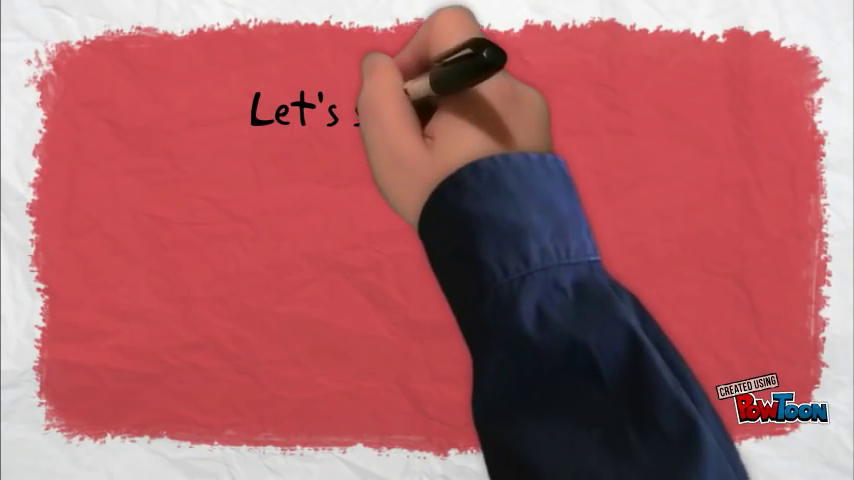
#> input picture frame 26 of 03_VIDEO_READ_AND_WRITE/ds_path.mp4, 854 x 480 px, given in place of vtest.mp4, which was not available
$ python dense_optical_flow.py
#> lines starting #> are read from the running program, lines starting #| are printed output that depends on the picture; pictures that were not available may be replaced by others from this repository, and a replacement may not be noted
import numpy as np
import cv2 as cv

cap = cv.VideoCapture('/openCV/04_IMAGE_PROCESSING/16_DENSE_OPTICAL_FLOW/vtest.mp4')
ret, frame1 = cap.read()
#> frame1 is the input picture: shape (480, 854, 3); mean B, G, R 102.2, 97.7, 172.6

prvs = cv.cvtColor(frame1, cv.COLOR_BGR2GRAY)
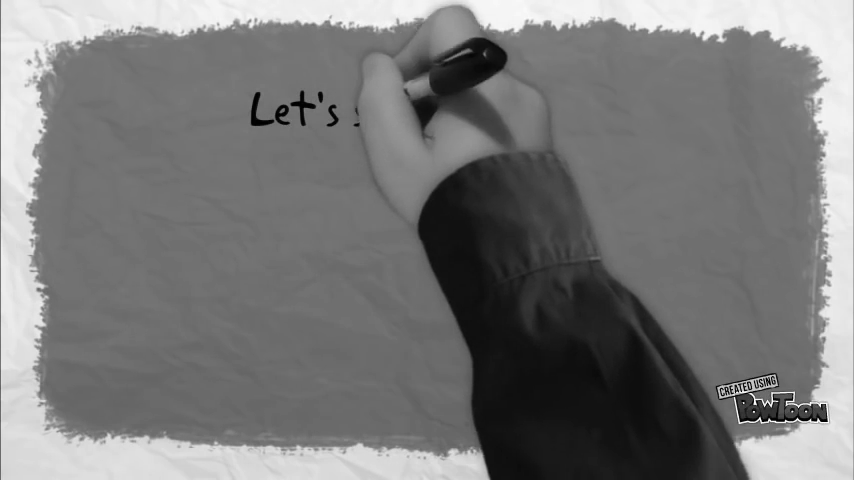
#> prvs: shape (480, 854); min 0, max 255, mean 120.5

hsv = np.zeros_like(frame1)
hsv[..., 1] = 255

def dense_opt_flow(hsv, prvs):
    while 1:
        ret, frame2 = cap.read()
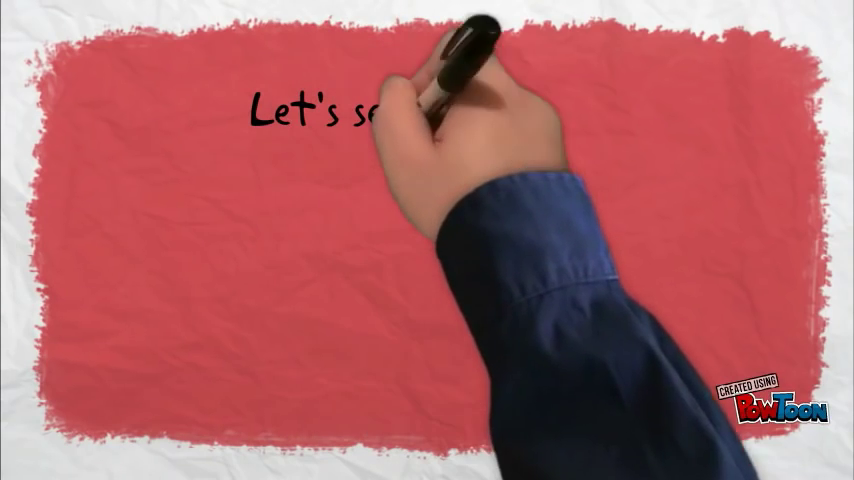
#> input picture frame 27 of 03_VIDEO_READ_AND_WRITE/ds_path.mp4, 854 x 480 px, given in place of vtest.mp4, which was not available
#> frame2 is the input picture: shape (480, 854, 3); mean B, G, R 103.2, 98.8, 175.2
        nextt = cv.cvtColor (frame2, cv.COLOR_BGR2GRAY)
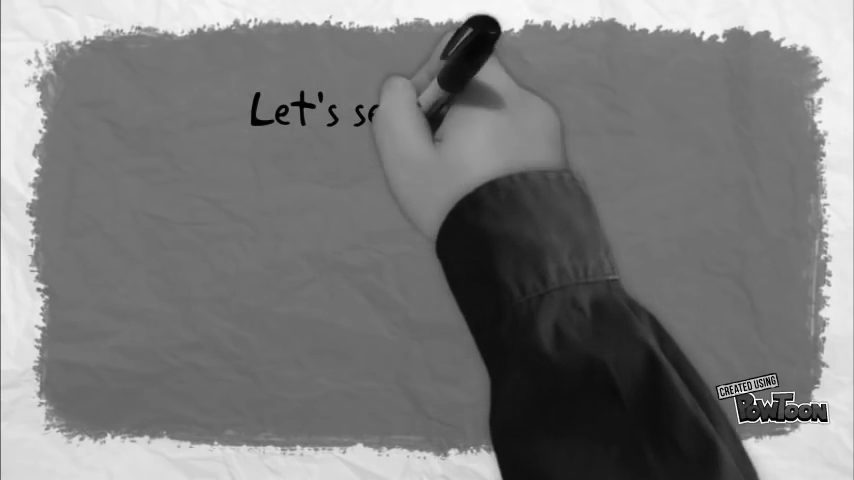
#> nextt: shape (480, 854); min 0, max 255, mean 122
        flow = cv.calcOpticalFlowFarneback(prvs, nextt, None, 0.5,
                                           3, 15, 3, 5, 1.2, 0)

        mag, ang = cv.cartToPolar(flow[..., 0], flow[..., 1])
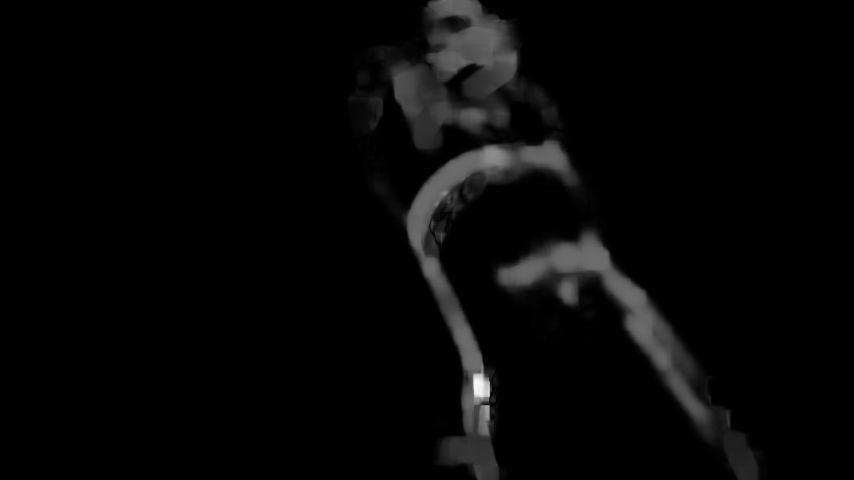
#> mag: shape (480, 854) float32; min 1.65e-14, max 61.62, mean 1.7; drawn with min black and max white
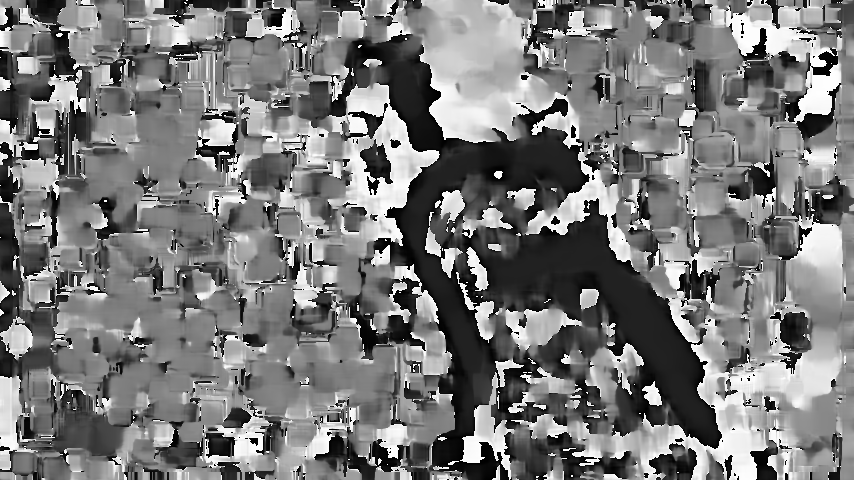
#> ang: shape (480, 854) float32; min 9.29e-06, max 6.28, mean 3; drawn with min black and max white
        hsv[..., 0] = ang * 180 / np.pi / 2
        hsv[..., 2] = cv.normalize(mag, None, 0, 255, cv.NORM_MINMAX)
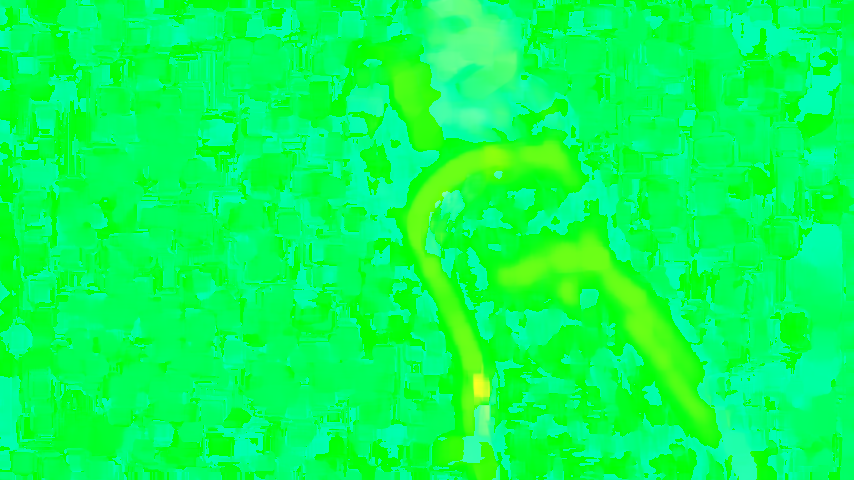
#> hsv: shape (480, 854, 3); mean of channels 0, 1, 2 85.4, 255, 6.8; drawn as B, G, R
        bgr = cv.cvtColor(hsv, cv.COLOR_HSV2BGR)
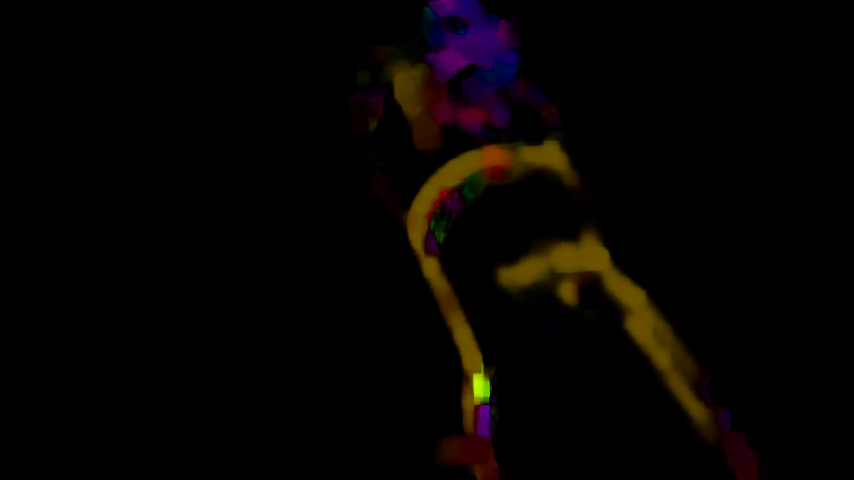
#> bgr: shape (480, 854, 3); mean B, G, R 1.6, 3.3, 6
        cv.imshow('frame2', bgr)
        cv.imshow("frame1", frame2)
        k = cv.waitKey(30) & 0xff
#> (key Esc is pressed here)
        if k == 27:
            break
        prvs = nextt

dense_opt_flow(hsv, prvs)
cap.release()

$ run again, starting later in the video
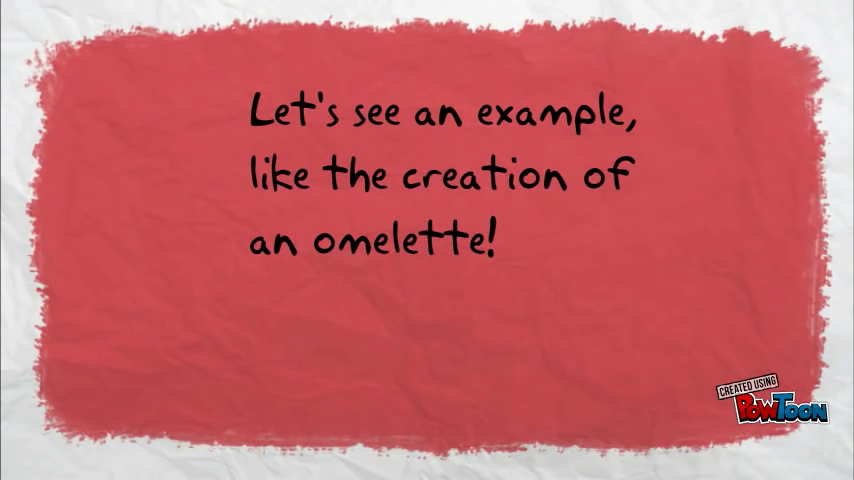
#> input picture frame 118 of 03_VIDEO_READ_AND_WRITE/ds_path.mp4, 854 x 480 px, given in place of vtest.mp4, which was not available
#> frame1 is the input picture: shape (480, 854, 3); mean B, G, R 109.7, 105.2, 200
#> in dense_opt_flow, `hsv[..., 2] = cv.normalize(mag, None, 0, 255, cv.NORM_MINMAX)`:
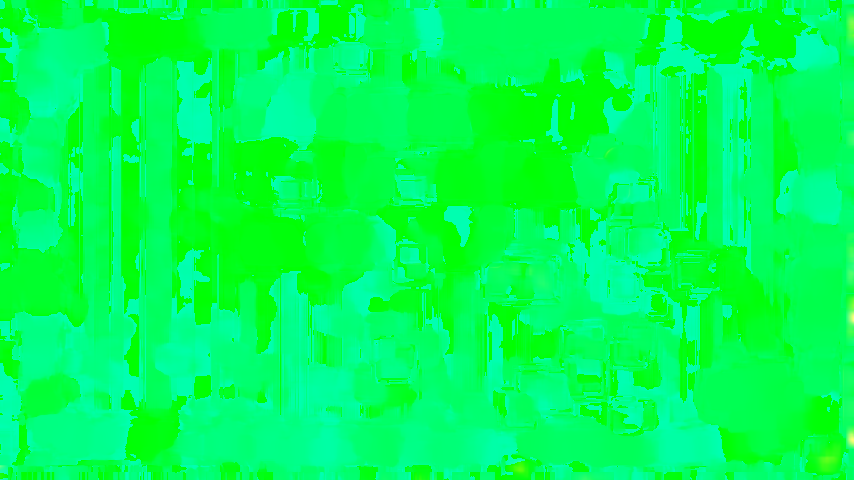
#> hsv: shape (480, 854, 3); mean of channels 0, 1, 2 85, 255, 0.4; drawn as B, G, R
#> in dense_opt_flow, `bgr = cv.cvtColor(hsv, cv.COLOR_HSV2BGR)`:
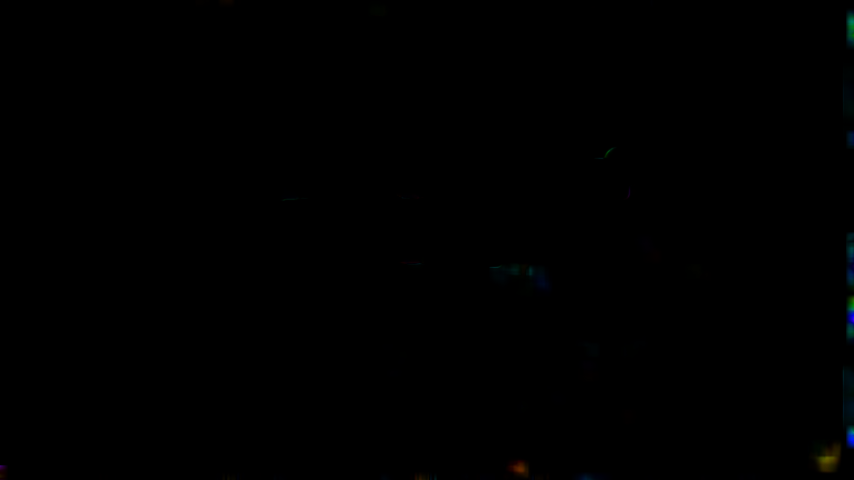
#> bgr: shape (480, 854, 3); mean B, G, R 0.3, 0.2, 0.1

$ run again, starting later in the video
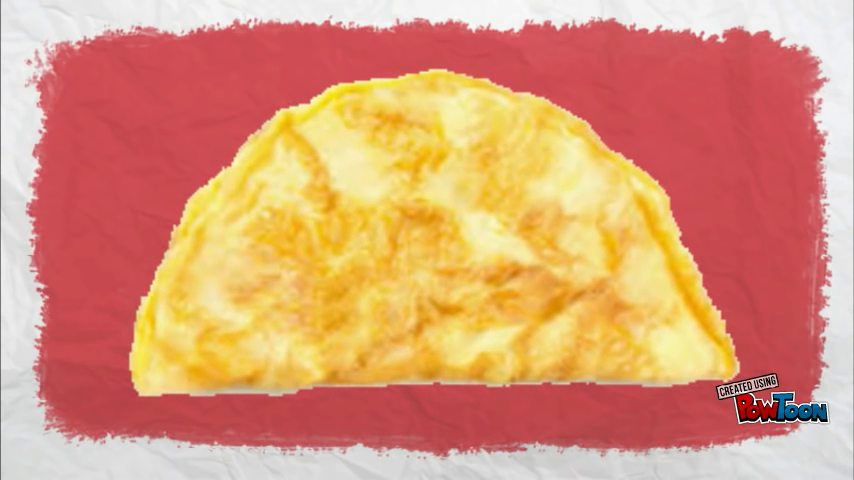
#> input picture frame 210 of 03_VIDEO_READ_AND_WRITE/ds_path.mp4, 854 x 480 px, given in place of vtest.mp4, which was not available
#> frame1 is the input picture: shape (480, 854, 3); mean B, G, R 118, 153.2, 219.1
#> in dense_opt_flow, `mag, ang = cv.cartToPolar(flow[..., 0], flow[..., 1])`:
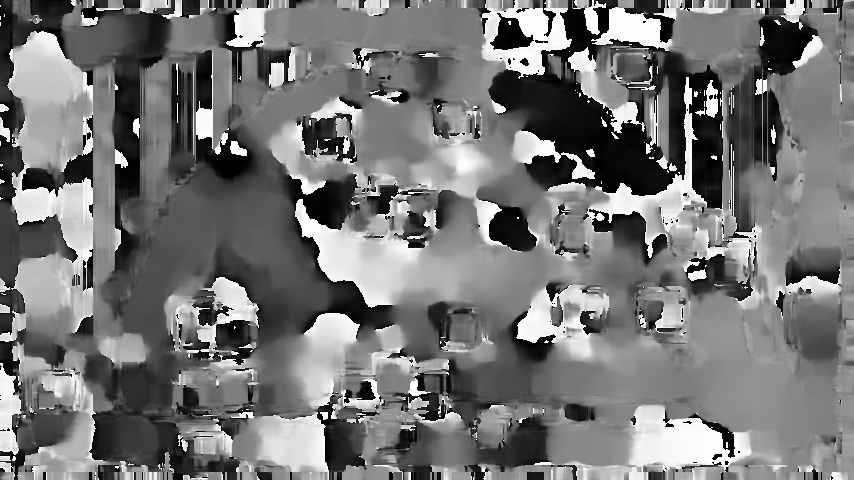
#> ang: shape (480, 854) float32; min 9.4e-06, max 6.28, mean 2.92; drawn with min black and max white
#> in dense_opt_flow, `hsv[..., 2] = cv.normalize(mag, None, 0, 255, cv.NORM_MINMAX)`:
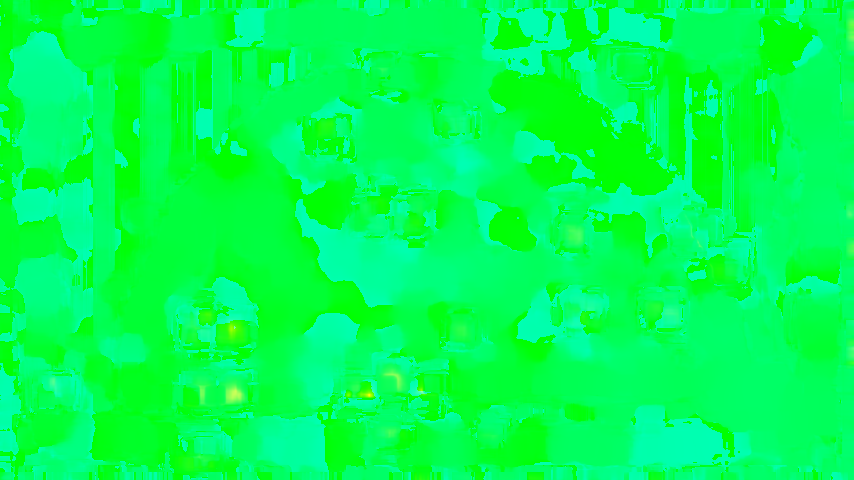
#> hsv: shape (480, 854, 3); mean of channels 0, 1, 2 83, 255, 0.8; drawn as B, G, R
